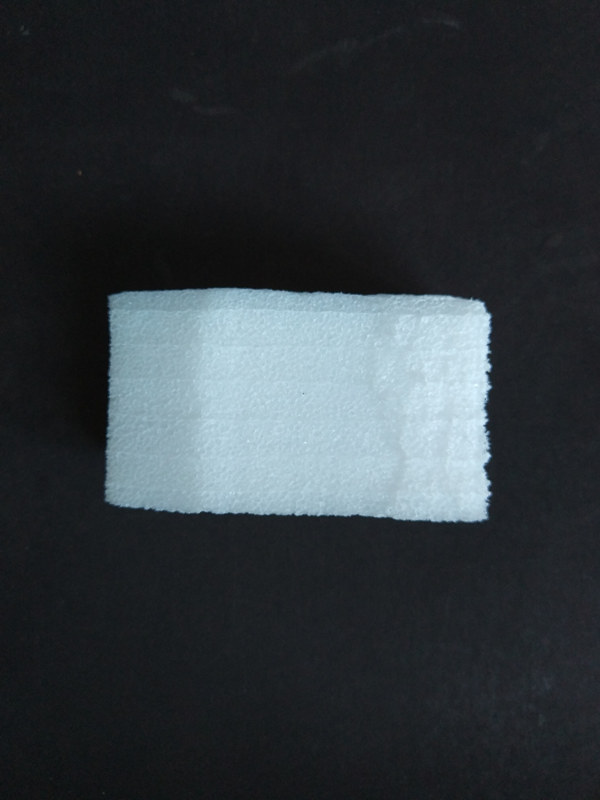
//> input picture mobanpipei/detectortest/test/0.jpg, 600 x 800 px
$ ./x   (built with g++ and OpenCV 4)
//> lines starting //> are read from the running program, lines starting //| are printed output that depends on the picture; after the words box and inside, x2 and y2 are one past the last pixel; in counts of white or black regions, pixels touching at a corner belong together
#include <iostream>
#include <stdlib.h>
#include <stdio.h>
#include <opencv2\core\core.hpp>
#include <opencv2\highgui\highgui.hpp>
#include <opencv2\imgproc\imgproc.hpp>
#include <Windows.h>

using namespace std;
using namespace cv;

//定义全局变量
Mat srcImage, grayImage;
int thresh = 100;
const int threshMaxValue = 255;
RNG rng(12345);

//声明回调函数
void thresh_callback(int, void*);

int main()
{
	srcImage = imread("0.jpg");
//> srcImage is the input picture: 800 rows x 600 cols, CV_8UC3; mean B, G, R 62.2, 57.4, 50.6

	//判断文件是否加载成功
	if (!srcImage.data)
	{
		cout << "图像加载失败...";
		return -1;
	}
	else
		cout << "图像加载成功..." << endl << endl;

	namedWindow("原图像", WINDOW_AUTOSIZE);
	imshow("原图像", srcImage);

	//图像转化为灰度图并平滑
	cvtColor(srcImage, grayImage, COLOR_BGR2GRAY);
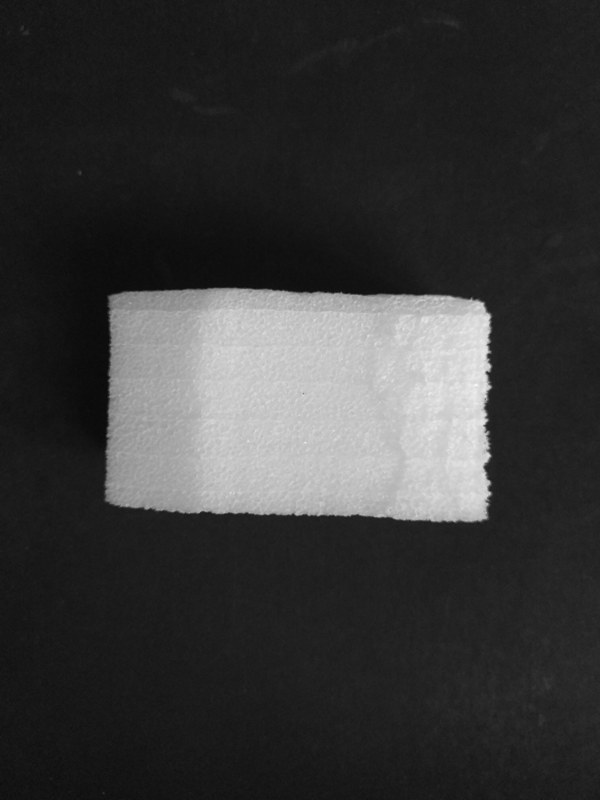
//> grayImage: 800 rows x 600 cols, CV_8UC1; min 7, max 246, mean 55.9
	blur(grayImage, grayImage, Size(3, 3));

	namedWindow("灰度图", WINDOW_AUTOSIZE);
	imshow("灰度图", grayImage);

	//创建轨迹条
	createTrackbar("Thresh:", "灰度图", &thresh, threshMaxValue, thresh_callback);
	thresh_callback(thresh, 0);
	waitKey(0);

	return 0;
}

void thresh_callback(int, void*)
{
	Mat canny_output;
	vector<vector<Point>>contours;
	vector<Vec4i>hierarchy;

	//canny边缘检测
	Canny(grayImage, canny_output, thresh, thresh * 2, 3);
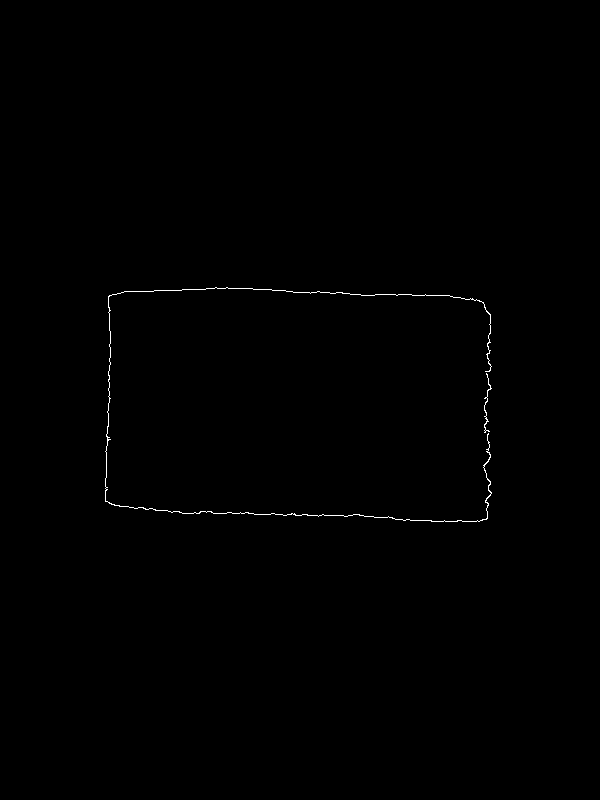
//> canny_output: 800 rows x 600 cols, CV_8UC1; 0.27% white in thin lines or dots, all inside (x1, y1, x2, y2) = (105, 287, 492, 522)
	//轮廓提取
	findContours(canny_output, contours, hierarchy, RETR_TREE, CHAIN_APPROX_SIMPLE, Point(0, 0));
//> contours = 3 contours, 1 with area under 20; largest, box (x1, y1, x2, y2) and area: (105, 287, 492, 522) 86, (484, 373, 492, 433) 21

	/// Draw contours and find biggest contour (if there are other contours in the image, we assume the biggest one is the desired rect)
	// drawing here is only for demonstration!
	int biggestContourIdx = -1;
	float biggestContourArea = 0;
	Mat drawing = Mat::zeros(canny_output.size(), CV_8UC3);
	for (int i = 0; i< contours.size(); i++)
	{
		Scalar color = Scalar(0, 100, 0);
		drawContours(drawing, contours, i, color, 1, 8, hierarchy, 0, cv::Point());

		float ctArea = cv::contourArea(contours[i]);
		if (ctArea > biggestContourArea)
		{
			biggestContourArea = ctArea;
			biggestContourIdx = i;
		}
	}
//> this loop made 3 passes
//> (ctArea, biggestContourArea) on passes 1, 3: (21, 21), (86, 86)
//> after the loop, biggestContourArea = 86; biggestContourIdx = 2


	// compute the rotated bounding rect of the biggest contour! (this is the part that does what you want/need)
	cv::RotatedRect boundingBox = cv::minAreaRect(contours[biggestContourIdx]);
//> boundingBox = centre (299.2, 403), size (227.3, 389.1), angle -88.2
	// one thing to remark: this will compute the OUTER boundary box, so maybe you have to erode/dilate if you want something between the ragged lines


	// draw the rotated rect
	cv::Point2f corners[5];
	boundingBox.points(corners);
//> corners = 5 Points (x, y): [490, 522.9], [101.1, 510.4], [108.4, 283.2], [497.3, 295.7], [0, 0]
	cv::line(drawing, corners[0], corners[1], cv::Scalar(255, 255, 255));
	cv::line(drawing, corners[1], corners[2], cv::Scalar(255, 255, 255));
	cv::line(drawing, corners[2], corners[3], cv::Scalar(255, 255, 255));
	cv::line(drawing, corners[3], corners[0], cv::Scalar(255, 255, 255));
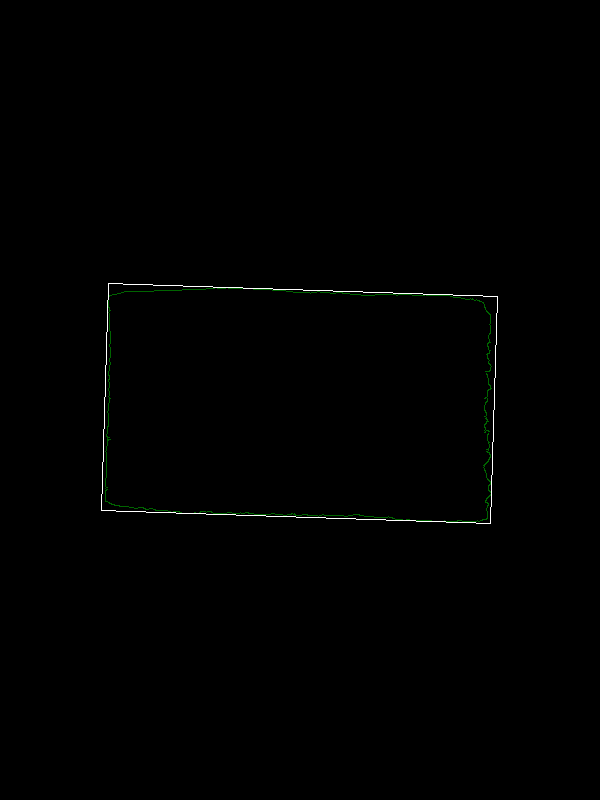
//> drawing: 800 rows x 600 cols, CV_8UC3; mean B, G, R 0.7, 0.9, 0.7
	corners[4] = corners[0] + corners[1] + corners[2] + corners[3];
//> corners = 5 Points (x, y): [490, 522.9], [101.1, 510.4], [108.4, 283.2], [497.3, 295.7], [1196.9, 1612.2]
	corners[4].x = (corners[4].x) / 4;
//> corners = 5 Points (x, y): [490, 522.9], [101.1, 510.4], [108.4, 283.2], [497.3, 295.7], [299.2, 1612.2]
	corners[4].y = (corners[4].y) / 4;
//> corners = 5 Points (x, y): [490, 522.9], [101.1, 510.4], [108.4, 283.2], [497.3, 295.7], [299.2, 403]
	cv::circle(drawing, corners[4], 2, cv::Scalar(255, 255, 255));
//> drawing: 800 rows x 600 cols, CV_8UC3; 8 pixels changed, all inside (x1, y1, x2, y2) = (297, 401, 302, 406)


	//计算图像矩
	vector<Moments>mu(contours.size());
//> mu = 3 items
	for (int i = 0; i < contours.size(); i++)
	{
		mu[i] = moments(contours[i], false);
	}
//> this loop made 3 passes

	//计算图像的质心
	vector<Point2f>mc(contours.size());
	for (int i = 0; i < contours.size(); i++)
	{
		mc[i] = Point2f(mu[i].m10 / mu[i].m00, mu[i].m01 / mu[i].m00);
	}


	namedWindow("轮廓图", WINDOW_AUTOSIZE);
	imshow("轮廓图", drawing);

	//用moments矩集计算轮廓面积并与opencv函数计算结果进行比较
	printf("\t Info: Area and Contour Length \n");
	for (int i = 0; i < contours.size(); i++)
	{
		printf("* Contour[%d] - Area(M_00)=%.2f-Area OpenCV:%.2f - Length:%.2f\n", i, mu[i].m00, contourArea(contours[i]), arcLength(contours[i], true));
		Scalar color = Scalar(rng.uniform(0, 255), rng.uniform(0, 255), rng.uniform(0, 255));
		drawContours(drawing, contours, i, color, 2, 8, hierarchy, 0, Point());
		circle(drawing, mc[i], 4, color, -1, 8, 0);
	}
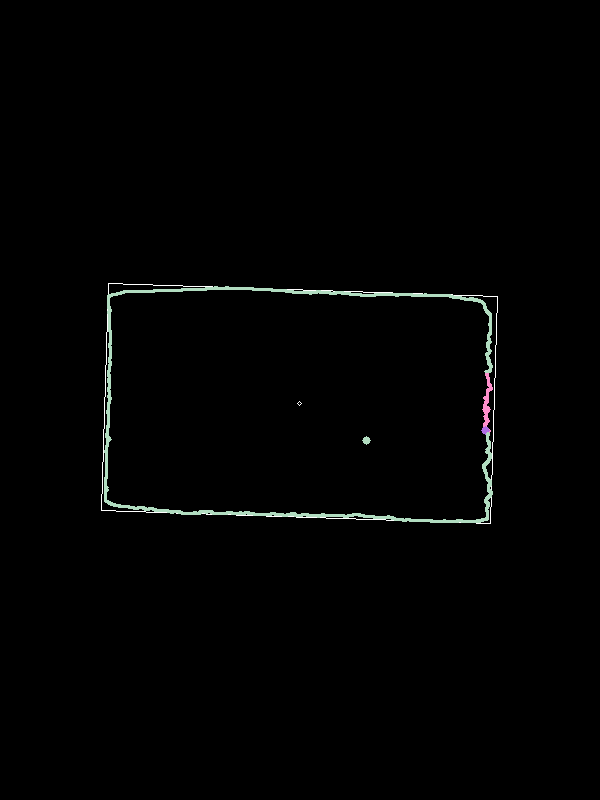
//> drawing: 800 rows x 600 cols, CV_8UC3; mean B, G, R 2.2, 2.4, 2.1
}
